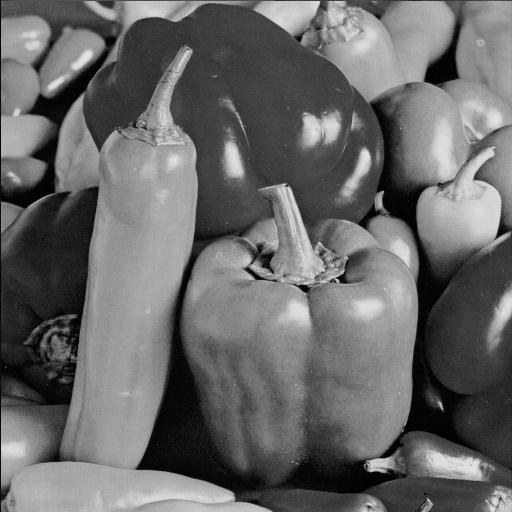
%> input picture Assignment2/peppers.tif, 512 x 512 px
$ octave Assignment2.m   (GNU Octave 9; MATLAB toolbox functions it lacks are replaced by stand-ins)
%> lines starting %> are read from the running program, lines starting %| are printed output that depends on the picture
### Assignment2/ZigzagMtx2Vector.m
function out=ZigzagMtx2Vector(in)

% out=ZigzagMtx2Vector(in)
% convert zigzag order matrix to a vector
% e.g.
%      1 2 6
%      3 5 7
%      4 8 9
%  ==>
%      1 2 3 4 5 6 7 8 9
%
% Author : Guan-Ming Su
% Date : 10/08/00

Dmtx=size(in,1);
out=zeros(1,Dmtx*Dmtx);
TurnFlg=0;   % 0 for down trun, 1 for up trun
index=2;
out(1)=in(1,1);

for w=3:Dmtx+1
  switch TurnFlg
    case 0,
      for i=1:w-1
        j=w-i;
        out(index)=in(i,j);
        index=index+1;
      end
      TurnFlg=1;
    case 1,
      for i=w-1:-1:1
        j=w-i;
        out(index)=in(i,j);
        index=index+1;
      end
      TurnFlg=0;
   end
end

if mod(Dmtx,2)==0
   TurnFlg=1;
else
   TurnFlg=0;
end

for w=Dmtx+2:2*Dmtx
  switch TurnFlg
    case 0,
      for i=w-Dmtx:Dmtx
        j=w-i;
        out(index)=in(i,j);
        index=index+1;
      end
      TurnFlg=1;
    case 1,
      for i=Dmtx:-1:w-Dmtx
        j=w-i;
        out(index)=in(i,j);
        index=index+1;
      end
      TurnFlg=0;
   end
end

### Assignment2/JPEG_entropy_encode.m
function [Len]=JPEG_entropy_encode(rowN,colN,dct_block_size,Q,ZZDCTQIm,encoder_path,DisplayProcess_Flag)

% function [Len]=JPEG_entropy_encode(rowN,colN,dct_block_size,Q,ZZDCTQIm,encoder_path,DisplayProcess_Flag)
% JPEG Entropy Encoder
% Input:
%      rowN: 1x1 : number of row
%      colN: 1x1 : number of column
%      dct_block_size: 1x1: the dimension of DCT
%      Q: dct_block_sizexdct_block_size : quantization table
%      ZZDCTQIm: (rowN*colN/dct_block_size^2)x(dct_block_size^2) : the zigzagged image matrix which is already DCT/Q.
%      encoder_path: string: the absolute path which put this .m and jpeg_entropy_encode.exe
%                   ## remember to set "current directory window" under Matlab to this path, thus this .exe file can run
%      DisplayProcess_Flag: 1x1: flag for displaying the zero run pair and huffman table (in JPEG_entropy_encode.html)
% Output:
%      Len: 1x1 compressed file length
%
% Author: Guan-Ming Su
% Date: 8/1/02

% initial checking for input arguments
rowblkN=rowN/dct_block_size;
colblkN=colN/dct_block_size;
if (rowblkN~=round(rowN/dct_block_size)) | (colblkN~=round(colN/dct_block_size))
    error('number of row/column must be multiple of dct_block_size');
end
[d1,d2]=size(Q);
if (d1~=dct_block_size) | (d2~=dct_block_size)
    error('Dimention of Quantization Talbe should be dct_block_size x dct_block_size ');
end
[d1,d2]=size(ZZDCTQIm);
if (d1~=rowblkN*colblkN) |(d2~=dct_block_size*dct_block_size)
    error('Dimension of ZZDCTQIm should be (rowN*colN/dct_block_size^2)x(dct_block_size^2)');
end
if isempty(DisplayProcess_Flag); DisplayProcess_Flag=0; end;

% open file
[fid_out,message]=fopen(strcat(encoder_path,'JPEG_DCTQ_ZZ.txt'),'w');
% write comment
fprintf(fid_out,'%s\n','# For parsing zigzag YCbCr file used by jpeg_entropy_encode.cpp.  Author: Guan-Ming Su Date:8/1/02');
% write information for encoding
fprintf(fid_out,'%s\n','JPEG_Filename: JPEG.jpg');
fprintf(fid_out,'%s','DisplayProcess: ');   fprintf(fid_out,'%s\n',num2str(DisplayProcess_Flag));
fprintf(fid_out,'%s','rowN: ');             fprintf(fid_out,'%s\n',num2str(rowN));
fprintf(fid_out,'%s','colN: ');             fprintf(fid_out,'%s\n',num2str(colN));
fprintf(fid_out,'%s','dct_block_size: ');   fprintf(fid_out,'%s\n',num2str(dct_block_size));
% write DQT: Define Quantization Table
fprintf(fid_out,'%s\n','DQT:');
for i=1:1:dct_block_size
   for j=1:1:dct_block_size
      fprintf(fid_out,'%s ',num2str(Q(i,j)));
   end
     fprintf(fid_out,'\n');
end
% write zigzag data
fprintf(fid_out,'%s\n','Y:');
for i=1:1:rowblkN*colblkN
   for j=1:1:dct_block_size*dct_block_size
      fprintf(fid_out,'%s ',num2str(ZZDCTQIm(i,j)));
   end
     fprintf(fid_out,'\n');
end
status=fclose(fid_out);

% execute the jpeg entropy program
!jpeg_entropy_encode

[fid,message]=fopen(strcat(encoder_path,'JPEG.jpg'),'r');
status = fseek(fid,0,'eof');
Len=ftell(fid);
fclose(fid);

### Assignment2/Assignment2.m
%% Kleanthis E Karavangelas, Basem Saleh
% Assignment 2, ECES 435

%% Part 1
% original images
peps = imread('peppers.tif');
%> peps is the input picture: size 512x512 uint8; min 0, max 230, mean 104.2
peps_size = dir('peppers.tif').bytes;
bab = imread('baboon.tif');
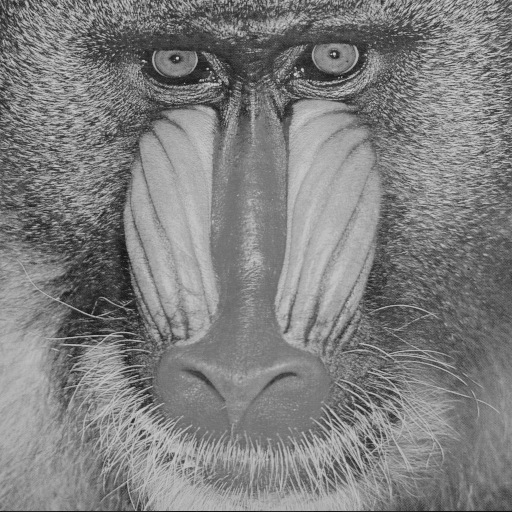
%> input picture Assignment2/baboon.tif, 512 x 512 px
%> bab is the input picture: size 512x512 uint8; min 16, max 214, mean 127.3
bab_size = dir('baboon.tif').bytes;

%%
% Quality factor 90
figure(1)

imwrite(peps, 'peppers90.jpg','Quality', 90);
peps90_size = dir('peppers90.jpg').bytes;
psnr_peps = psnr(imread('peppers90.jpg'), peps);
%> psnr_peps = 50.62

imwrite(bab, 'baboon90.jpg','Quality', 90);
bab90_size = dir('baboon90.jpg').bytes;
psnr_bab = psnr(imread('baboon90.jpg'), bab);
%> psnr_bab = 37.35

sgtitle('Quality factor = 90');
subplot(2,2,1), imshow(peps), xlabel('Original peppers.tif');
subplot(2,2,2), imshow('peppers90.jpg'), xlabel(sprintf('PSNR = %f', psnr_peps));
subplot(2,2,3), imshow(bab), xlabel('Original baboon.tif');
subplot(2,2,4), imshow('baboon90.jpg'), xlabel(sprintf('PSNR = %f', psnr_bab));

%%
% The original peppers.tif image has a size of 259376 bytes, while the QF =
% 90 image has a size of 48956. The original baboon.tif image has a size of
% 264750, and the QF = 90 image has a size of 105820 bytes.

%%
% Quality factor 10
figure(2)

imwrite(peps, 'peppers10.jpg','Quality', 10);
peps10_size = dir('peppers10.jpg').bytes;
psnr_peps = psnr(imread('peppers10.jpg'), peps);
%> psnr_peps = 30.65

imwrite(bab, 'baboon10.jpg','Quality', 10);
bab10_size = dir('baboon10.jpg').bytes;
psnr_bab = psnr(imread('baboon10.jpg'), bab);
%> psnr_bab = 24.33

sgtitle('Quality factor = 10');
subplot(2,2,1), imshow(peps), xlabel('Original peppers.tif');
subplot(2,2,2), imshow('peppers10.jpg'), xlabel(sprintf('PSNR = %f', psnr_peps));
subplot(2,2,3), imshow(bab), xlabel('Original baboon.tif');
subplot(2,2,4), imshow('baboon10.jpg'), xlabel(sprintf('PSNR = %f', psnr_bab));

%%
% The original peppers.tif image has a size of 259376 bytes, while the QF =
% 10 image has a size of 8221. The original baboon.tif image has a size of
% 264750, and the QF = 10 image has a size of 13258 bytes.

%%
% Quality factor 70

figure(3)

imwrite(peps, 'peppers70.jpg','Quality', 70);
peps70_size = dir('peppers70.jpg').bytes;
psnr_peps = psnr(imread('peppers70.jpg'), peps);
%> psnr_peps = 46.62

imwrite(bab, 'baboon70.jpg','Quality', 70);
bab70_size = dir('baboon70.jpg').bytes;
psnr_bab = psnr(imread('baboon70.jpg'), bab);
%> psnr_bab = 31.08

sgtitle('Quality factor = 70');
subplot(2,2,1), imshow(peps), xlabel('Original peppers.tif');
subplot(2,2,2), imshow('peppers70.jpg'), xlabel(sprintf('PSNR = %f', psnr_peps));
subplot(2,2,3), imshow(bab), xlabel('Original baboon.tif');
subplot(2,2,4), imshow('baboon70.jpg'), xlabel(sprintf('PSNR = %f', psnr_bab));

%%
% The original peppers.tif image has a size of 259376 bytes, while the QF =
% 70 image has a size of 33276. The original baboon.tif image has a size of
% 264750, and the QF = 70 image has a size of 57172 bytes.

%%
% Quality factor 50

figure(4)

imwrite(peps, 'peppers50.jpg','Quality', 50);
peps50_size = dir('peppers50.jpg').bytes;
psnr_peps = psnr(imread('peppers50.jpg'), peps);
%> psnr_peps = 36.28

imwrite(bab, 'baboon50.jpg','Quality', 50);
bab50_size = dir('baboon50.jpg').bytes;
psnr_bab = psnr(imread('baboon50.jpg'), bab);
%> psnr_bab = 28.97

sgtitle('Quality factor = 50');
subplot(2,2,1), imshow(peps), xlabel('Original peppers.tif');
subplot(2,2,2), imshow('peppers50.jpg'), xlabel(sprintf('PSNR = %f', psnr_peps));
subplot(2,2,3), imshow(bab), xlabel('Original baboon.tif');
subplot(2,2,4), imshow('baboon50.jpg'), xlabel(sprintf('PSNR = %f', psnr_bab));

%%
% The original peppers.tif image has a size of 259376 bytes, while the QF =
% 50 image has a size of 27405. The original baboon.tif image has a size of
% 264750, and the QF = 50 image has a size of 41548 bytes.

%%
% Quality factor 30

figure(5)

imwrite(peps, 'peppers30.jpg','Quality', 30);
peps30_size = dir('peppers30.jpg').bytes;
psnr_peps = psnr(imread('peppers30.jpg'), peps);
%> psnr_peps = 35.09

imwrite(bab, 'baboon30.jpg','Quality', 30);
bab30_size = dir('baboon30.jpg').bytes;
psnr_bab = psnr(imread('baboon30.jpg'), bab);
%> psnr_bab = 27.31

sgtitle('Quality factor = 30');
subplot(2,2,1), imshow(peps), xlabel('Original peppers.tif');
subplot(2,2,2), imshow('peppers30.jpg'), xlabel(sprintf('PSNR = %f', psnr_peps));
subplot(2,2,3), imshow(bab), xlabel('Original baboon.tif');
subplot(2,2,4), imshow('baboon30.jpg'), xlabel(sprintf('PSNR = %f', psnr_bab));

%%
% The original peppers.tif image has a size of 259376 bytes, while the QF =
% 30 image has a size of 15902. The original baboon.tif image has a size of
% 264750, and the QF = 30 image has a size of 29624 bytes.

%%
% As the quality factor of the image decreases, the file size decreases as
% well.
% When using JPEG compression, the compressed image seems to have lines and
% small square blocks appear all over it, which are referred to as
% artifacts. This is because JPEG is a lossy compression, and throws away
% information that the human eye cannot easily see. As the quality level
% decreases, the distortions become more visible.
% Looking at the 70 and 90 quality factor images, you can barely spot any
% differences between them and the original image. Moving down the scale,
% for quality factors of 50 and 30, you can see some lines and squares, but the
% image is still acceptable. Below 30, and especially as you approach 0,
% the distortions become more and more noticeable to the human eye.

%% Part 2

%%
% Encode

Qmat = [16 11 10 16 24 40 51 61;
    12 12 14 19 26 58 60 55;
    14 13 16 24 40 57 69 56;
    14 17 22 29 51 87 80 62;
    18 22 37 56 68 109 103 77;
    24 35 55 64 81 104 113 92;
    49 64 78 87 103 121 120 101;
    72 92 95 98 112 100 103 99];


enfile = encode("peppers.tif", Qmat);
% [54 lines not run here, left out]
function Z = encode(image, Qmat)
%> called with image = 'peppers.tif'
    % read the input image
    I = imread(image);

    % convert to double type
    I = im2double(I);

    % compute the dct on 8x8 blocks
    dctt = @(blkstruct) dct2(blkstruct.data);
    D = blockproc(I, [8 8], dctt);
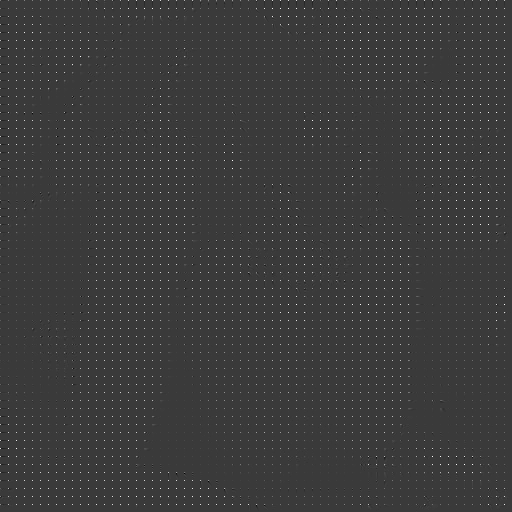
%> D: size 512x512 double; min -2.06, max 6.9, mean 0.0502; drawn with min black and max white

    % quantize the dct coefficients using the above table

    quant = @(blkstruct) (blkstruct.data) ./ Qmat;
    Q = blockproc(D, [8 8], quant);
    Q = ceil(Q);
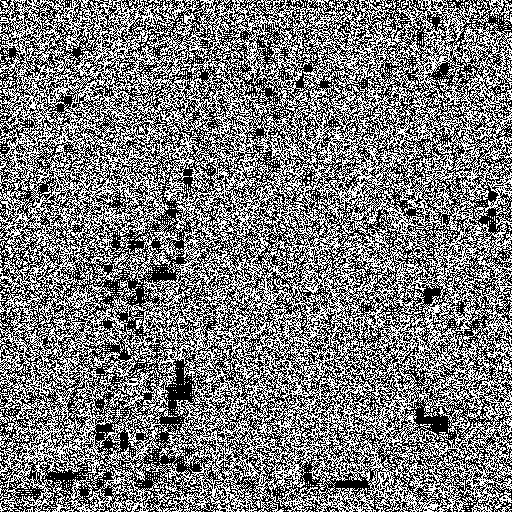
%> Q: size 512x512 double; values 0 (black) and 1 (white), 48.3% white in thin lines or dots

    % convert matrix to vector

    ZigZag = @(blkstruct) ZigzagMtx2Vector(blkstruct.data);
    Z = blockproc(Q, [8 8], ZigZag);
    [rowN, colN] = size(Z)
%> rowN = 64; colN = 4096

    Z = reshape(Z, [4096, 64]);
    % entropy encoding
    enfile = JPEG_entropy_encode(rowN, colN, 8, Qmat, Z, '', 0);
%> the run ends on the next line

end
